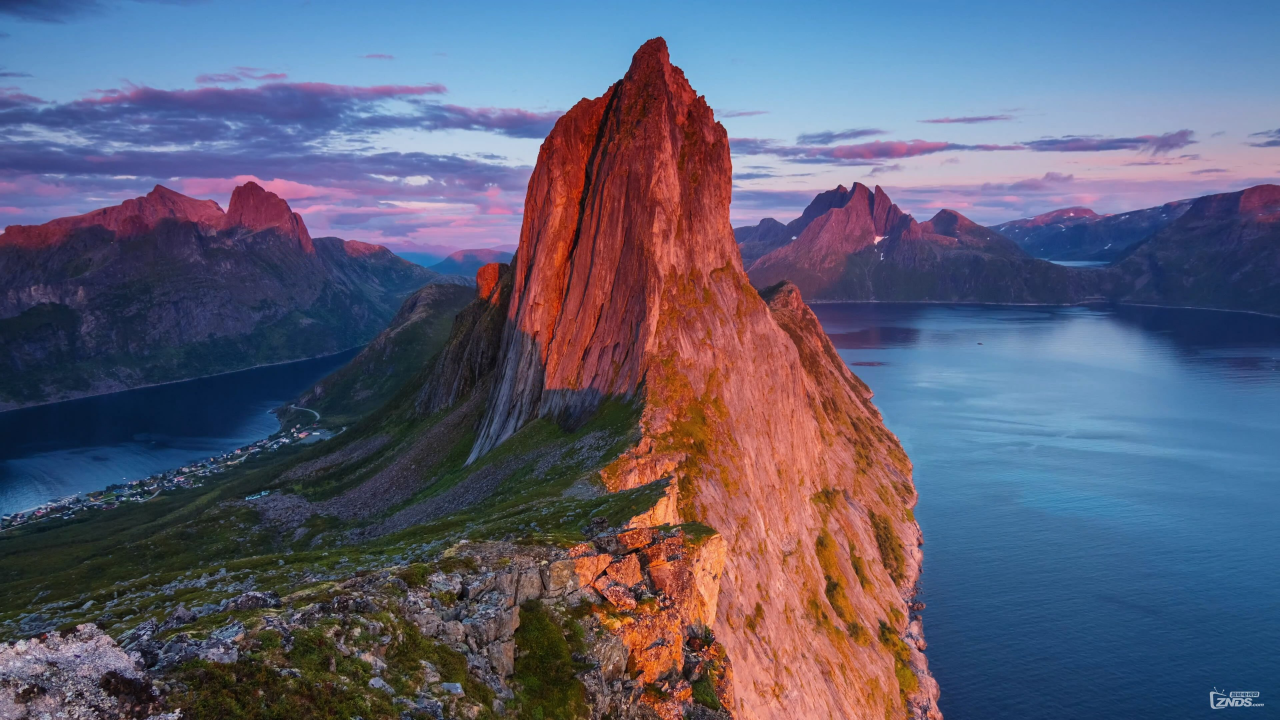
#> input picture photos/big_image.jpg, 3840 x 2160 px, found by its file name (shown at 1/3 size)
$ python testOpenCV.py photos/noisy_image_02.jpg photos/small_image_01-4887442.jpg
#> lines starting #> are read from the running program, lines starting #| are printed output that depends on the picture; pictures that were not available may be replaced by others from this repository, and a replacement may not be noted
import cv2
import numpy as np
import sys
import os


def match_template(big_image_path, small_image_path):
    # 加载大图和小图
    img = cv2.imread(big_image_path, 0)
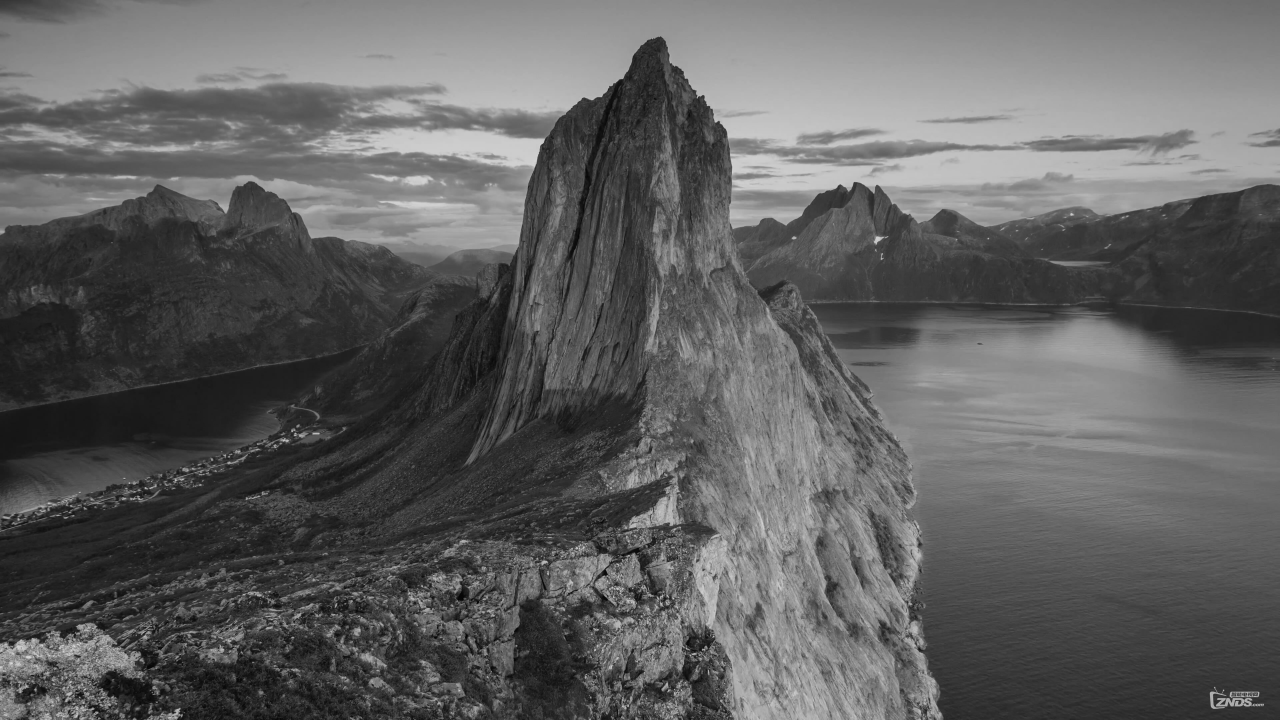
#> img: shape (2160, 3840) (shown at 1/3 size); min 0, max 239, mean 96.5
    template = cv2.imread(small_image_path, 0)
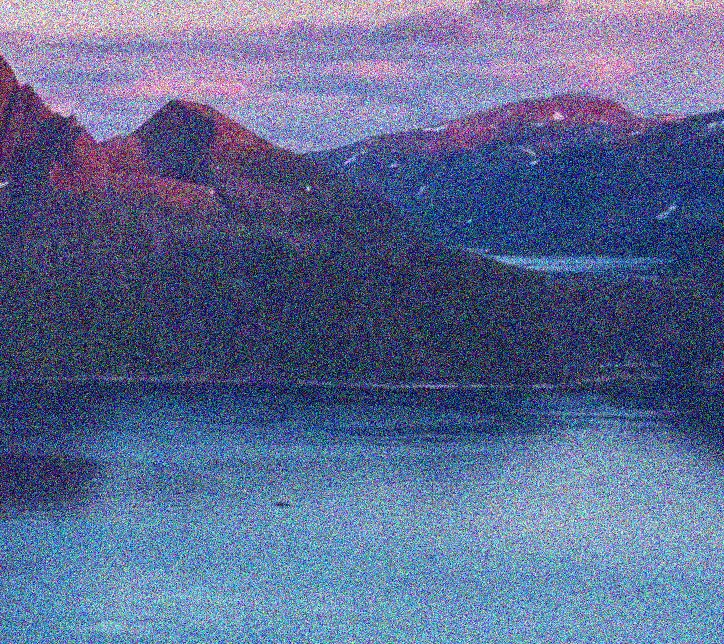
#> input picture photos/noisy_image_02.jpg, 724 x 644 px, given in place of small_image_01.jpg, which was not available
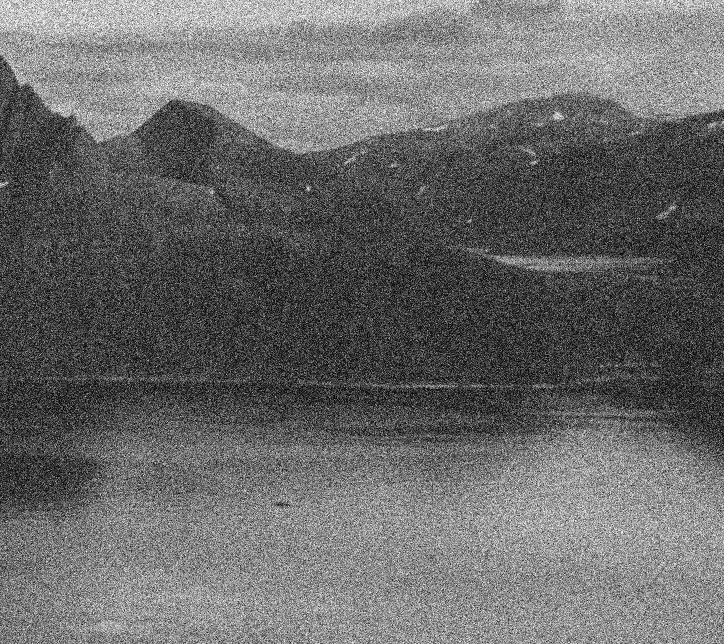
#> template: shape (644, 724); min 0, max 255, mean 106.1

    # 获取小图的宽度和高度
    w, h = template.shape[::-1]
#> w = 724; h = 644

    # 使用matchTemplate函数来找到小图在大图中的位置
    res = cv2.matchTemplate(img, template, cv2.TM_CCOEFF_NORMED)
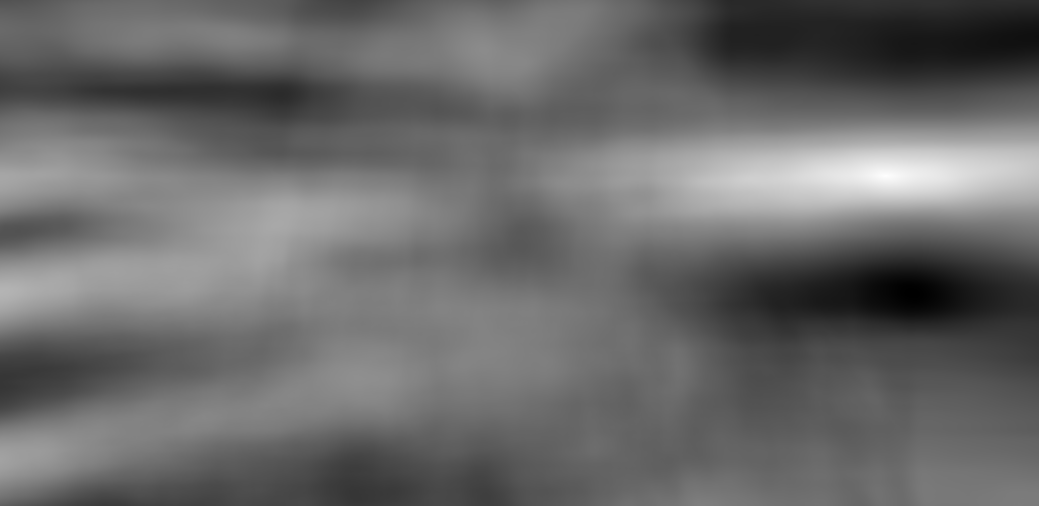
#> res: shape (1517, 3117) float32 (shown at 1/3 size); min -0.561, max 0.8, mean 0.0073; drawn with min black and max white

    # 使用minMaxLoc函数来获取匹配结果的最大和最小值，以及它们的位置
    min_val, max_val, min_loc, max_loc = cv2.minMaxLoc(res)
#> min_val = -0.561; max_val = 0.8; min_loc = (2738, 880); max_loc = (2657, 527)

    # 使用矩形函数在大图上标记出小图的位置
    top_left = max_loc
#> top_left = (2657, 527)
    bottom_right = (top_left[0] + w, top_left[1] + h)
#> bottom_right = (3381, 1171)

    return top_left, bottom_right

def small_image_path_gen(image_type, sample_num, image_num):
    """
    生成小图像路径。

    参数：
    image_type (int) -- 图像类型，0表示正常图像，1表示STM图像
    sample_num (int) -- 样本编号
    image_num (int) -- 图像编号

    返回：
    small_image_path (str) -- 小图像路径
    """

    if image_type == 0:
        image_type_path = "normal"
    elif image_type == 1:
        image_type_path = "stm"
    else:
        print("image_type error!")
        sys.exit(1)

    small_image_path = os.path.join("samples", image_type_path,
                                     "sample" + str(sample_num).zfill(2),
                                     "small_image",
                                     "small_image_" + str(image_num).zfill(2) +
                                     ".jpg")
    return small_image_path

def big_image_path_gen(image_type, sample_num):
    """
    生成大图像路径。

    参数：
    image_type (int) -- 图像类型，0表示正常图像，1表示STM图像。
    sample_num (int) -- 样本编号。

    返回：
    big_image_path (str) -- 大图像路径。
    """

    if image_type == 0:
        image_type_path = "normal"
    elif image_type == 1:
        image_type_path = "stm"
    else:
        print("image_type error!")
        sys.exit(1)

    big_image_path = os.path.join("samples", image_type_path,
                                     "sample" + str(sample_num).zfill(2),
                                     "big_image",
                                     "big_image" +
                                     ".jpg")
    return big_image_path

def result_path_gen(image_type, sample_num, image_num):
    """
    生成结果路径。

    参数：
    image_type (int) -- 图像类型，0表示正常图像，1表示STM图像。
    sample_num (int) -- 样本编号。
    image_num (int) -- 图像编号。

    返回：
    result_path (str) -- 结果路径。
    """

    if image_type == 0:
        image_type_path = "normal"
    elif image_type == 1:
        image_type_path = "stm"
    else:
        print("image_type error!")
        sys.exit(1)

    result_path = os.path.join("samples", image_type_path,
                                     "sample" + str(sample_num).zfill(2),
                                     "result",
                                     "result_" + str(image_num).zfill(2) +
                                     ".jpg")
    return result_path


# 用于测试的主函数
if __name__ == '__main__':
    # if len(sys.argv) != 3:
    #     print('Usage: python match_template.py big_image_path small_image_path')
    #     sys.exit(1)

    # 使用命令行时用argv[]来获取参数
    # big_image_path = sys.argv[1]
    # small_image_path = sys.argv[2]

    # 使用IDE时用下面的参数
    #----------------------------------------------------
    # 图片类型：0-普通，1-stm
    image_type = 0
    # 样本编号
    sample_num = 2
    # 图片编号
    image_num = 1
    #----------------------------------------------------

    # 生成小图路径
    small_image_path = small_image_path_gen(image_type, sample_num, image_num)
    # 生成大图路径
    big_image_path = big_image_path_gen(image_type, sample_num)
    # 获取小图在大图中的位置
    top_left, bottom_right = match_template(big_image_path, small_image_path)
#> top_left = (2657, 527); bottom_right = (3381, 1171)

    # 加载大图
    img = cv2.imread(big_image_path)
#> img is the input picture: shape (2160, 3840, 3); mean B, G, R 116.1, 94.2, 93.4

    # 标记小图在大图中的位置
    cv2.rectangle(img, top_left, bottom_right, 255, 2)

    # 保存结果
    result_path = result_path_gen(image_type, sample_num, image_num)
    cv2.imwrite(result_path, img)
    cv2.imshow('Detected', img)
    cv2.waitKey(0)
    cv2.destroyAllWindows()
